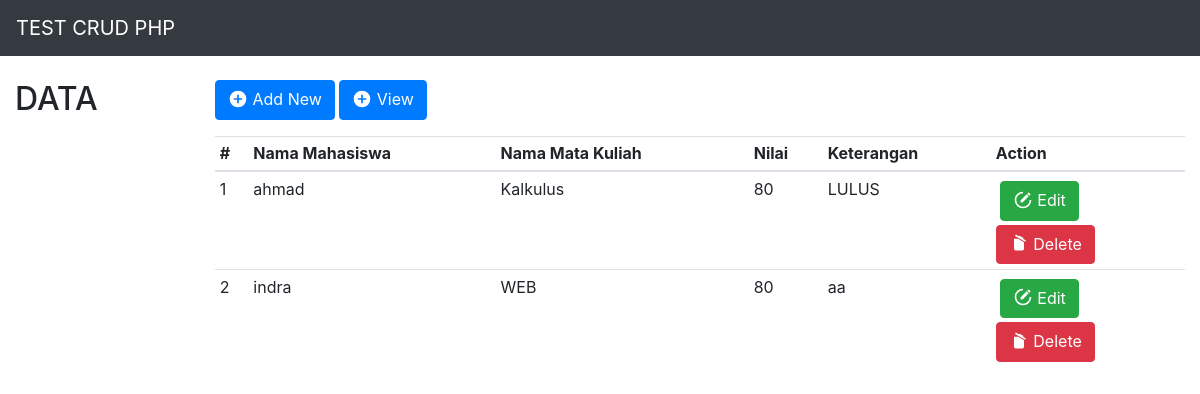
The page / on the database its author committed.
### tables this page shows
CREATE TABLE `mahasiswa` (
  `id` int(12) NOT NULL,
  `nama` varchar(50) NOT NULL,
  `alamat` text NOT NULL
);

CREATE TABLE `matakuliah` (
  `id` int(10) NOT NULL,
  `nama_matkul` varchar(25) NOT NULL,
  `id_mahasiswa` int(10) NOT NULL
);

CREATE TABLE `nilai` (
  `id` int(10) NOT NULL,
  `id_mahasiswa` int(10) NOT NULL,
  `id_matkul` int(10) NOT NULL,
  `nilai` int(10) NOT NULL,
  `keterangan` varchar(20) NOT NULL
);

### config.php (called while the page is built, shortened)
<?php
$WEB_CONFIG = [
	'app_name' => 'TEST CRUD PHP',
	'base_url' => 'http://localhost/crud/'
];

### operasi/read.php (the view, shortened to what this page needs)
<?php
$query = "SELECT `mahasiswa`.`nama`,`matakuliah`.`nama_matkul`,`nilai`.`nilai`,`nilai`.`keterangan`,`matakuliah`.`id` FROM `mahasiswa`
	INNER JOIN `nilai` ON `mahasiswa`.`id` = `nilai`.`id_mahasiswa`
	INNER JOIN `matakuliah` ON `matakuliah`.`id` = `nilai`.`id_matkul`";
$result = mysqli_query($connect, $query);
 ?>
<a href="<?= $WEB_CONFIG['base_url'] ?>index.php?page=add" class="btn btn-primary mb-3">
	<svg style="width:20px;height:20px" viewBox="0 0 24 24" class="mb-1 m">
	    <path fill="#fff" d="M17,13H13V17H11V13H7V11H11V7H13V11H17M12,2A10,10 0 0,0 2,12A10,10 0 0,0 12,22A10,10 0 0,0 22,12A10,10 0 0,0 12,2Z" />
	</svg> Add New
</a>
<a href="<?= $WEB_CONFIG['base_url'] ?>index.php?page=view" class="btn btn-primary mb-3">
	<svg style="width:20px;height:20px" viewBox="0 0 24 24" class="mb-1 m">
	    <path fill="#fff" d="M17,13H13V17H11V13H7V11H11V7H13V11H17M12,2A10,10 0 0,0 2,12A10,10 0 0,0 12,22A10,10 0 0,0 22,12A10,10 0 0,0 12,2Z" />
	</svg> View
</a>
<div class="box_table">
	<table class="table table-sm">
		<thead>
			<tr>
				<th>#</th>
				<th>Nama Mahasiswa</th>
				<th>Nama Mata Kuliah</th>
				<th>Nilai </th>
				<th>Keterangan</th>
				<th width="20%">Action</th>
			</tr>
		</thead>
		<tbody>
			<?php $no = 1; ?>
			<?php while($data = mysqli_fetch_array($result)) : ?>
			<tr>
				<td><?= $no ?></td>
				<td><?= $data['nama'] ?></td>
				<td><?= $data['nama_matkul'] ?></td>
				<td><?= $data['nilai'] ?></td>
				<td><?= $data['keterangan'] ?></td>
				<td>
					<a href="<?= $WEB_CONFIG['base_url'] ?>index.php?page=update&id=<?= $data['id'] ?>" class="btn btn-success m-1">
					 Edit</a>
					<a href="javascript:alertDelete(<?= $data['id'] ?>);" class="btn btn-danger m1">
					<svg style="width:20px;height:20px" viewBox="0 0 24 24" class="mb-1">
					    <path fill="#fff" d="M20.37,8.91L19.37,10.64L7.24,3.64L8.24,1.91L11.28,3.66L12.64,3.29L16.97,5.79L17.34,7.16L20.37,8.91M6,19V7H11.07L18,11V19A2,2 0 0,1 16,21H8A2,2 0 0,1 6,19Z" />
					</svg> Delete</a>
				</td>
			</tr>
			<?php $no++ ?>
			<?php endwhile; ?>
		</tbody>
	</table>
</div>

### rows shown on the page
mahasiswa: nama "ahmad", matakuliah.nama_matkul "Kalkulus", nilai.nilai "80", nilai.keterangan "LULUS"
mahasiswa: nama "indra", matakuliah.nama_matkul "WEB", nilai.nilai "80", nilai.keterangan "aa"

### other values the page prints
$WEB_CONFIG['app_name'] "TEST CRUD PHP"
